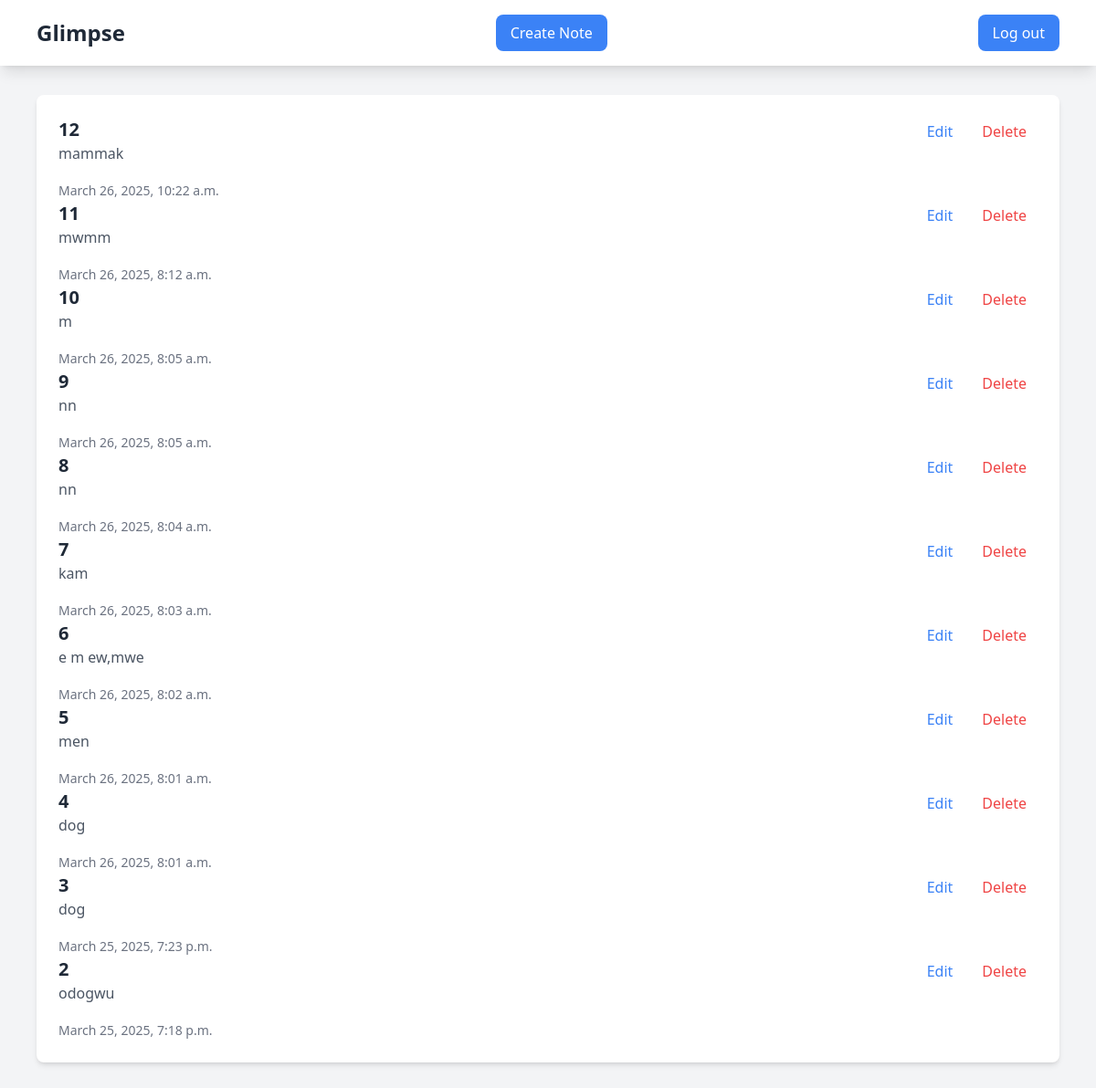
Screenshot of /home/ (signed in) with the database file from the repository.
### note/models.py (models this page shows, shortened)
class Note(models.Model):
    id = models.AutoField(primary_key=True)
    title = models.CharField(max_length=350)
    content = models.TextField()
    user = models.ForeignKey(User, on_delete=models.CASCADE)
    created_at = models.DateTimeField(auto_now_add=True)
    class Meta:
        ordering =["-created_at"]

### note/views.py (the view)
# urls.py: 2. Add a URL to urlpatterns:  path('', views.home, name='home')
@login_required
def home(request):
    user = request.user
    notes  = Note.objects.filter(user=user)
    return render(request, 'index.html', {"notes": notes})

### templates/index.html (shortened to what this page needs)
{% load static %}
<!DOCTYPE html>
<html lang="en">
<head>
    <script src="https://cdn.tailwindcss.com"></script>
</head>
<body class="bg-gray-100 min-h-screen">
    <nav class="bg-white shadow-lg">
        <div class="max-w-6xl mx-auto px-4">
            <div class="flex justify-between items-center py-4">
                <h1 class="text-2xl font-bold text-gray-800">Glimpse</h1>
                <a href="{% url 'create' %}" class="bg-blue-500 hover:bg-blue-600 text-white px-4 py-2 rounded-lg transition duration-200">
                    Create Note
                </a>
                <a href="{% url 'logout' %}" class="bg-blue-500 hover:bg-blue-600 text-white px-4 py-2 rounded-lg transition duration-200">
                    Log out
                </a>
            </div>
        </div>
    </nav>
    <main  class="max-w-6xl mx-auto px-4 py-8">
        <div class="grid gap-6">
            <div class="bg-white rounded-lg shadow-md p-6">
                {% for note in notes %}
                <div class="flex justify-between items-start">
                    <div>
                        <a href="{{ note.id }}" class="text-xl font-semibold text-gray-800 mb-2">{{note.id}}</a>
                        <p class="text-gray-600 mb-4">{{note.content}}</p>
                        <span class="text-sm text-gray-500">{{note.created_at}}</span>
                    </div>
                    <div class="flex space-x-2">
                        <a href="{% url 'edit' note.id %}">
                          <button class="text-blue-500 hover:text-blue-600 px-3 py-1 rounded-md hover:bg-blue-50 transition duration-200">
                                Edit
                           </button>
                        </a>
                        <a href="{% url 'delete' note.id %}">
                            <button class="text-red-500 hover:text-red-600 px-3 py-1 rounded-md hover:bg-red-50 transition duration-200">
                                Delete
                            </button>
                        </a>
                    </div>
                </div>
                {% endfor %}
            </div>
        </div>
    </main>
</body>
</html>

### rows the page displays
Note: id "12", content "mammak", created_at "March 26, 2025, 10:22 a.m."
Note: id "11", content "mwmm", created_at "March 26, 2025, 8:12 a.m."
Note: id "10", content "m", created_at "March 26, 2025, 8:05 a.m."
Note: id "9", content "nn", created_at "March 26, 2025, 8:05 a.m."
Note: id "8", content "nn", created_at "March 26, 2025, 8:04 a.m."
Note: id "7", content "kam", created_at "March 26, 2025, 8:03 a.m."
Note: id "6", content "e m ew,mwe", created_at "March 26, 2025, 8:02 a.m."
Note: id "5", content "men", created_at "March 26, 2025, 8:01 a.m."
Note: id "4", content "dog", created_at "March 26, 2025, 8:01 a.m."
Note: id "3", content "dog", created_at "March 25, 2025, 7:23 p.m."
Note: id "2", content "odogwu", created_at "March 25, 2025, 7:18 p.m."
